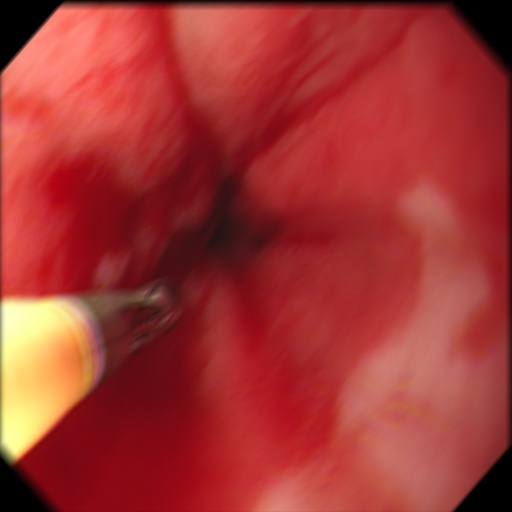
#> input picture subData/0000599.jpg, 512 x 512 px, given in place of 00016.jpg, which was not available
$ python compararROI.py   (older library calls are emulated)
#> lines starting #> are read from the running program, lines starting #| are printed output that depends on the picture; pictures that were not available may be replaced by others from this repository, and a replacement may not be noted
# -*- coding: utf-8 -*-
"""
Created on Mon Jul 15 23:27:13 2019

@author: Nataly
"""
from skimage.measure import compare_ssim as ssim
import cv2
import numpy as np
import matplotlib.pyplot as plt
from scipy.spatial import distance

def mse(imageA, imageB):
	err = np.sum((imageA.astype("float") - imageB.astype("float")) ** 2)
	err /= float(imageA.shape[0] * imageA.shape[1])
	return err

def dice(im1, im2):
    im1 = np.asarray(im1).astype(np.bool)
    im2 = np.asarray(im2).astype(np.bool)

    if im1.shape != im2.shape:
        raise ValueError("Shape mismatch: im1 and im2 must have the same shape.")

    # Compute Dice coefficient
    intersection = np.logical_and(im1, im2)
    Dice=2. * intersection.sum() / (im1.sum() + im2.sum())
    return Dice
import glob

# [5 lines of commented-out code are left out]
mSSIM=np.zeros((307,8))
mMSE=np.zeros((307,8))
mDICE1=np.zeros((307,8))
mDICE2=np.zeros((307,8))
i=0
original = cv2.imread("./segROI/ROI_Manuales_V2/00016.jpg",0)
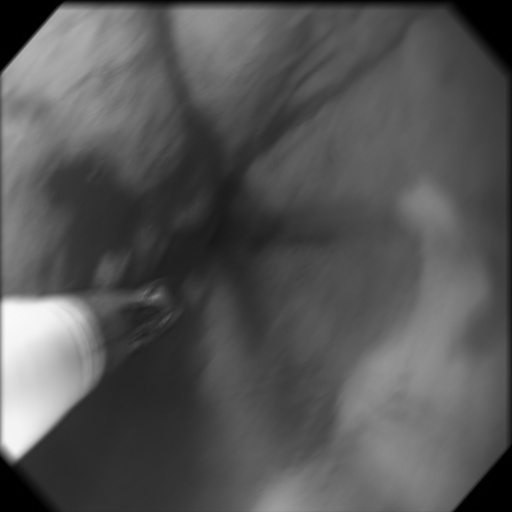
#> original: shape (512, 512); min 0, max 250, mean 86
img=cv2.imread("./segROI/00016.jpg",0)
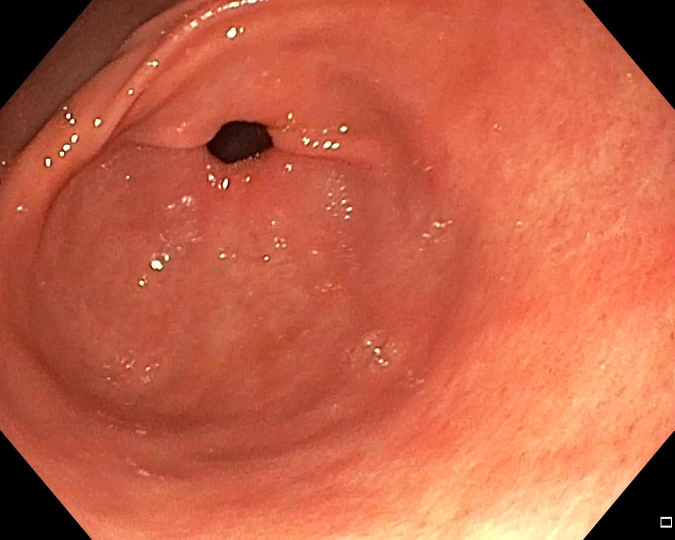
#> input picture subData/00013.jpg, 1349 x 1079 px, given in place of 00016.jpg, which was not available (shown at 1/2 size)
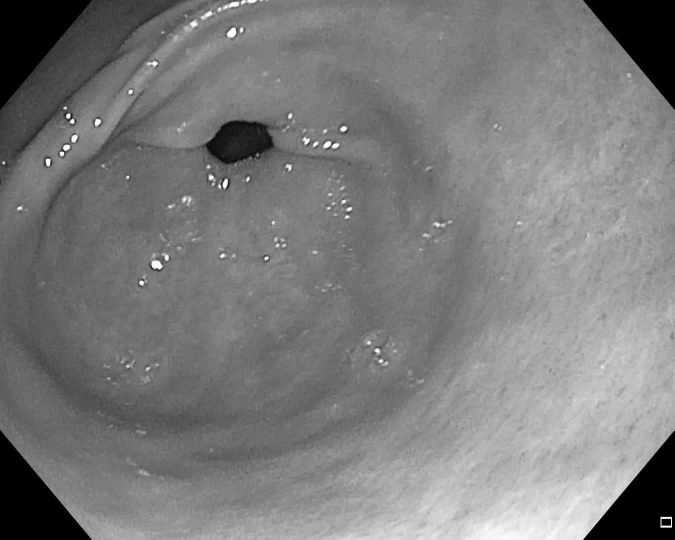
#> img: shape (1079, 1349) (shown at 1/2 size); min 0, max 255, mean 123.6
#> (the run stopped early here; a loop or call above may not have finished)
